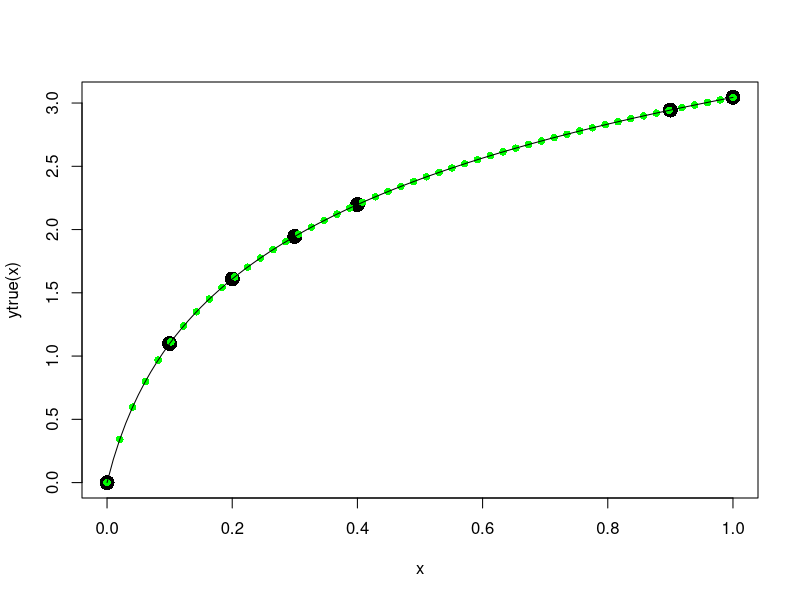

Here is the R script that generated this plot: (Note: this script raises an error after producing the figure.)
## ---- chunk 1
knitr::opts_chunk$set(echo = TRUE)
## ---- chunk 2

# monotone increasing function
ytrue <- function(x) {log(20*x + 1)}  # x > -1/20

x <- c(0, 0.1, 0.2, 0.3, 0.4, 0.9, 1)   # inputs where fcn evaluated
y <- ytrue(x)

xprime <- c(0.42, 0.47, 0.52, 0.57, 0.62, 0.67, 0.72, 0.77, 0.82, 0.87)  # derivative set
xstar <- seq(0, 1, length.out = 50)  # prediction set
 
plot(x, ytrue(x), pch = 16, cex = 2)
points(xstar, ytrue(xstar), pch = 16, col = "green")
curve(ytrue, add = TRUE)

tauT <- 10e-6

## ---- chunk 3
# covariance functions
## dim(x) = 1

r <- function(xi, xj, sig2 = 1, ltrans = 1) {
  
  # g(.): from Matern classs of covariance functions
  ## only need g = g_k because dim(x) = 1
  ## modified bessel function of the second kind
  ## https://stat.ethz.ch/pipermail/r-help/2002-December/027850.html
  g <- function(xi, xj, ltrans) {
    
    # 2^(1 - lambda) / gamma(lambda) * 
    #   ( sqrt(2 * lambda) * abs(xi - xj) / l ) ^ lambda *
    #   besselK(sqrt(2 * lambda) * abs(xi - xj) / l, nu = lambda)
    
    ## version where ltrans = sqrt(2 * lambda) / l
    lambda <- 5/2
    2^(1 - lambda) / gamma(lambda) * 
      ( ltrans * abs(xi - xj) ) ^ lambda *
      besselK( ltrans * abs(xi - xj), nu = lambda)
    
  }
  
  if (xi == xj) {
    return(sig2)
  } else {
    return(sig2 * g(xi, xj, ltrans))
  }
  
}

# FROM NOW ON l = ltrans #############################################################

# R matrix

Rmat <- function(x, s2 = 1, l = 1) {
  
  R <- matrix(NA, nrow = length(x), ncol = length(x))
  
  for (i in 1:length(x)) { # I know this is inefficient
    for (j in 1:length(x)) {
      
        R[i, j] <- r(xi = x[i], xj = x[j], sig2 = s2, l = l)
      
    }
  }
  
  return(R)
}

Rmat(x)
## should the diags be NaN ??? qqq I think they should be the sig2???

solve(Rmat(x))  # R inverse




# predicting for 1 new input xstar

# helpers
## qqq pass in sig2, l???
r.xstarX <- function(xstar, x) {
  
  mu <- rep(NA, length(x))  # mean vector for lik1
  for (i in 1:length(x)) {
    mu[i] <- r(xi = xstar, xj = x[i])
  }
  
  return(mu)
  
}

# r.xstar(xstar = xstar[3], x)

## ---- chunk 4
# setup posterior kernel
library(mvtnorm)

post.kernel <- function(xstar, ystar, l, sig2, y, x) {
  
  # likelihood1
  R <- Rmat(x = x, s2 = sig2, l = l)
  Rinv <- solve(R)
  r.xstar <- r.xstarX(xstar = xstar, x = x)
  
  mu.xstar <- r.xstar %*% Rinv %*% y
  tau2.xstar <- r.xstar %*% Rinv %*% r.xstar
  
  likelihood1 <- dmvnorm(ystar, mean = mu.xstar, sigma = tau2.xstar)
  
  # likelihood2
  likelihood2 <- dmvnorm(y, mean = rep(0, length(x)), sigma = R)  # qqq why is this zero...
  
  # priors
  ## recall that l <- ltrans = sqrt(2 * lambda) / l ~ chi(1)
  lambda <- 5/2
  priors <- dchisq(l, df = 1) *
    dchisq(sig2, df = 5)
  
  return( likelihood1 * likelihood2 * priors )
}

# MH

MH.step <- function(Zold, newx, y, x) {
  
  Znew <- c(abs(rnorm(1, mean = Zold[1], sd = 0.01)),
            abs(rnorm(1, mean = Zold[2], sd = 0.01)),
            rnorm(1, mean = Zold[3], sd = 0.1))
  HR <- post.kernel(xstar = newx, ystar = Znew[3], l = Znew[1], sig2 = Znew[2], y = y, x = x) / 
    post.kernel(xstar = newx, ystar = Zold[3], l = Zold[1], sig2 = Zold[2], y = y, x = x)
  
  if (HR > runif(1)) {
    Zi <- Znew
  } else {
    Zi <- Zold
  }
  
  return(Zi)
}

MH.naive <- function(N = 100, newx = xstar[1], y, x) {
  # N: chain length
  Z <- matrix(NA, nrow = N, ncol = 3)
  
  # 1. initialise
  Z0 <- c(0.5, 2, ytrue(newx))
  
  # 2. HR
  ## first step
  Z[1,] <- MH.step(Zold = Z0, newx = newx, y = y, x = x)
  for (i in 2:nrow(Z)) {
    Z[i,] <- MH.step(Zold = Z[i-1,], newx = newx, y = y, x = x)
  }

  return(Z)
}

# debugging
ystar = Znew[3]; l = Znew[1]; sig2 = Znew[2]
test <- MH.naive(N = 100, newx = xstar[1], y = y, x = x)
